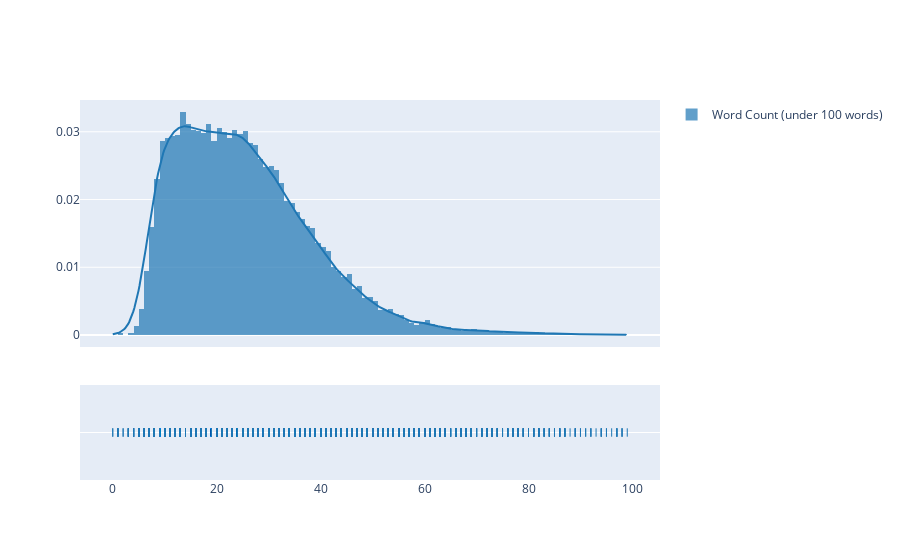
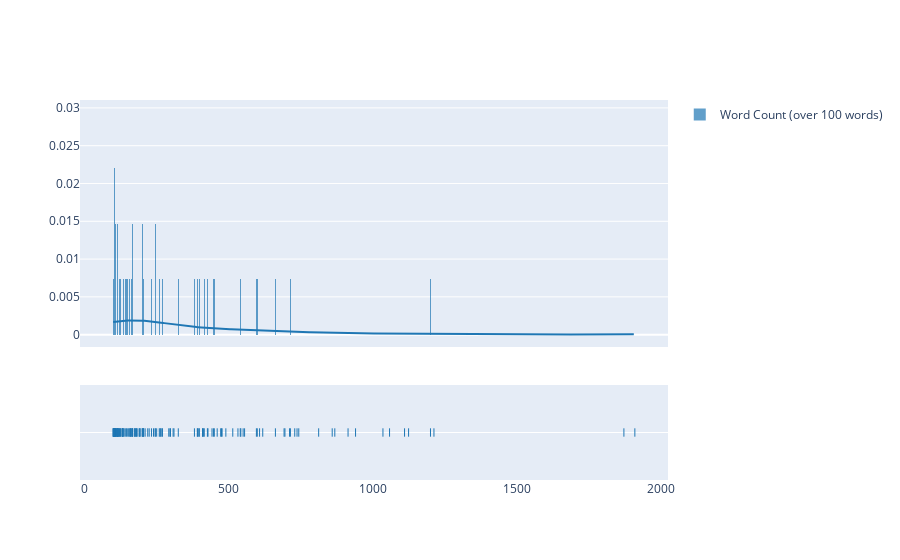

The notebook cell these images were saved under, in order:
### Markdown cell above
# Counts of words per message - Histogram

### Code cell
import plotly.figure_factory as ff

word_count = df['message'].apply( lambda msg: len(tokenize(msg)) ).rename('word_count').reset_index(drop=True)
word_count_u100 = word_count[word_count < 100]
word_count_o100 = word_count[word_count >= 100]

fig1 = ff.create_distplot([word_count_u100], ['Word Count (under 100 words)'], bin_size=1)
fig2 = ff.create_distplot([word_count_o100], ['Word Count (over 100 words)'], bin_size=1)
fig1.show()
fig2.show()

### Figure 1 — Plotly figure (JSON) as saved in the notebook; plotly's stock layout.template omitted (floating-point values rounded to 4 significant figures; data arrays with more than 128 entries replaced by an {"elided": "..."} marker saying what was removed)
{"data": [{"autobinx": false, "histnorm": "probability density", "legendgroup": "Word Count (under 100 words)", "marker": {"color": "rgb(31, 119, 180)"}, "name": "Word Count (under 100 words)", "opacity": 0.7, "type": "histogram", "x": {"elided": "26078 int values"}, "xaxis": "x", "xbins": {"end": 99, "size": 1, "start": 0}, "yaxis": "y"}, {"legendgroup": "Word Count (under 100 words)", "marker": {"color": "rgb(31, 119, 180)"}, "mode": "lines", "name": "Word Count (under 100 words)", "showlegend": false, "type": "scatter", "x": {"elided": "500 float values"}, "xaxis": "x", "y": {"elided": "500 float values"}, "yaxis": "y"}, {"legendgroup": "Word Count (under 100 words)", "marker": {"color": "rgb(31, 119, 180)", "symbol": "line-ns-open"}, "mode": "markers", "name": "Word Count (under 100 words)", "showlegend": false, "type": "scatter", "x": {"elided": "26078 int values"}, "xaxis": "x", "y": {"elided": "26078 str values"}, "yaxis": "y2"}], "layout": {"barmode": "overlay", "hovermode": "closest", "legend": {"traceorder": "reversed"}, "xaxis": {"anchor": "y2", "domain": [0, 1], "zeroline": false}, "yaxis": {"anchor": "free", "domain": [0.35, 1], "position": 0}, "yaxis2": {"anchor": "x", "domain": [0, 0.25], "dtick": 1, "showticklabels": false}}}

### Figure 2 — Plotly figure (JSON) as saved in the notebook; plotly's stock layout.template omitted (floating-point values rounded to 4 significant figures; data arrays with more than 128 entries replaced by an {"elided": "..."} marker saying what was removed)
{"data": [{"autobinx": false, "histnorm": "probability density", "legendgroup": "Word Count (over 100 words)", "marker": {"color": "rgb(31, 119, 180)"}, "name": "Word Count (over 100 words)", "opacity": 0.7, "type": "histogram", "x": {"elided": "137 int values"}, "xaxis": "x", "xbins": {"end": 1910, "size": 1, "start": 100}, "yaxis": "y"}, {"legendgroup": "Word Count (over 100 words)", "marker": {"color": "rgb(31, 119, 180)"}, "mode": "lines", "name": "Word Count (over 100 words)", "showlegend": false, "type": "scatter", "x": {"elided": "500 float values"}, "xaxis": "x", "y": {"elided": "500 float values"}, "yaxis": "y"}, {"legendgroup": "Word Count (over 100 words)", "marker": {"color": "rgb(31, 119, 180)", "symbol": "line-ns-open"}, "mode": "markers", "name": "Word Count (over 100 words)", "showlegend": false, "type": "scatter", "x": {"elided": "137 int values"}, "xaxis": "x", "y": {"elided": "137 str values"}, "yaxis": "y2"}], "layout": {"barmode": "overlay", "hovermode": "closest", "legend": {"traceorder": "reversed"}, "xaxis": {"anchor": "y2", "domain": [0, 1], "zeroline": false}, "yaxis": {"anchor": "free", "domain": [0.35, 1], "position": 0}, "yaxis2": {"anchor": "x", "domain": [0, 0.25], "dtick": 1, "showticklabels": false}}}
